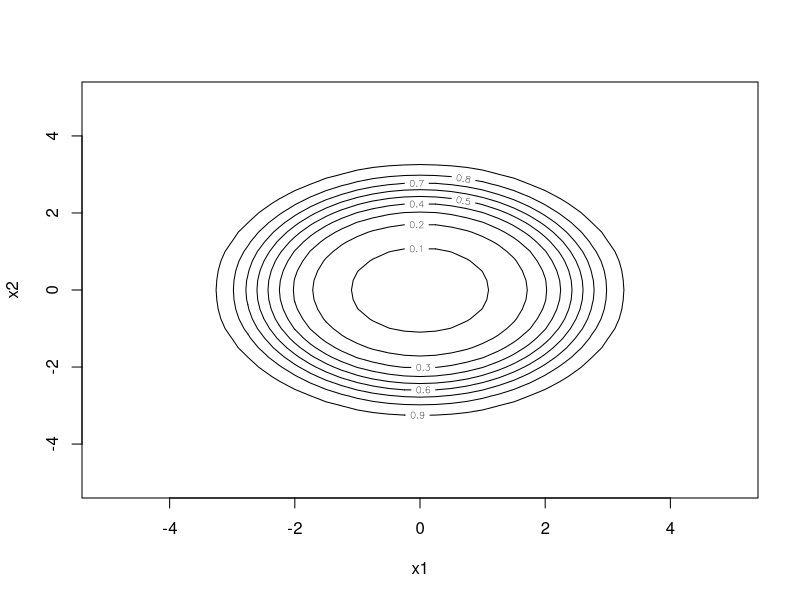
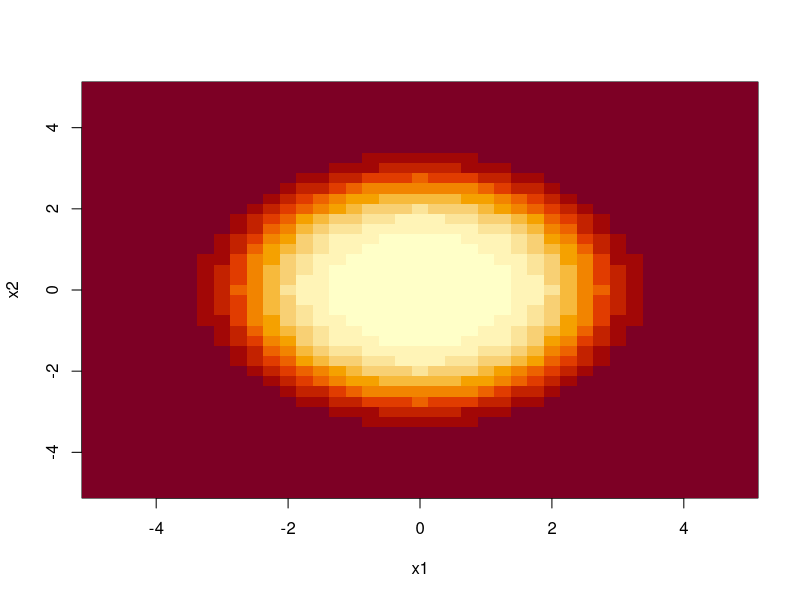
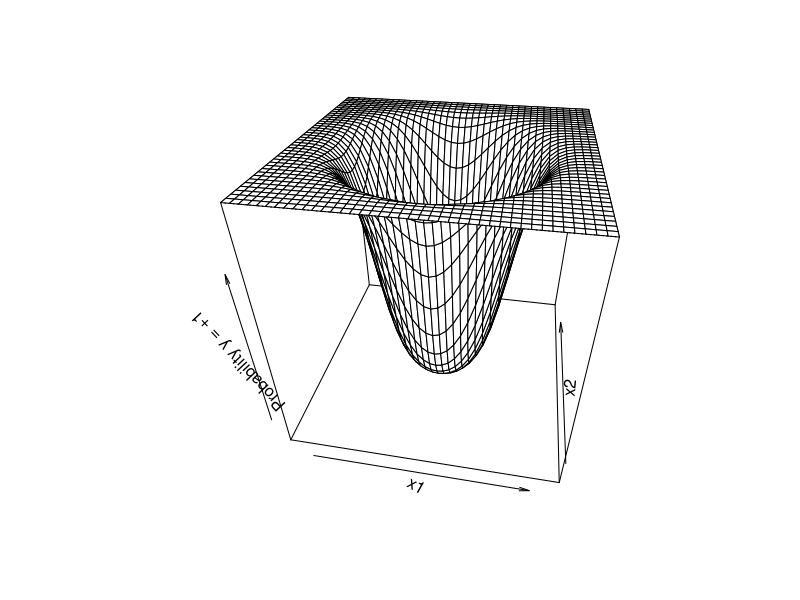

Write the R code that produced these figures, in order.
## ---- chunk 1
probYplus1 <- function(x1,x2)
{
  px1 = 1/16*exp(-(x1^2+x2^2)/32)
  px2 = exp(-(x1^2+x2^2)/2)
  return(px1/(px1+px2))
}
probYminus1 <- function(x1,x2)
{
  px1 = 1/16*exp(-(x1^2+x2^2)/32)
  px2 = exp(-(x1^2+x2^2)/2)
  return(px2/(px1+px2))
}
## ---- chunk 2
probYplus1(1,2)
probYminus1(1,2)
## ---- chunk 3
#create grid 
xgrid <- .25*(-20:20)
ygrid <- .25*(-20:20)
grid <- expand.grid(xgrid, ygrid)
py = probYplus1(grid[,1],grid[,2])
pyDraw <- matrix(py, nrow=41, ncol=41)

contour(xgrid, ygrid, pyDraw, xlab="x1", ylab="x2")
image(xgrid, ygrid, pyDraw, xlab="x1", ylab="x2")
persp(xgrid, ygrid, pyDraw, zlab="Probability y = +1", xlab="x1", ylab="x2",phi = 35, theta = 10)
